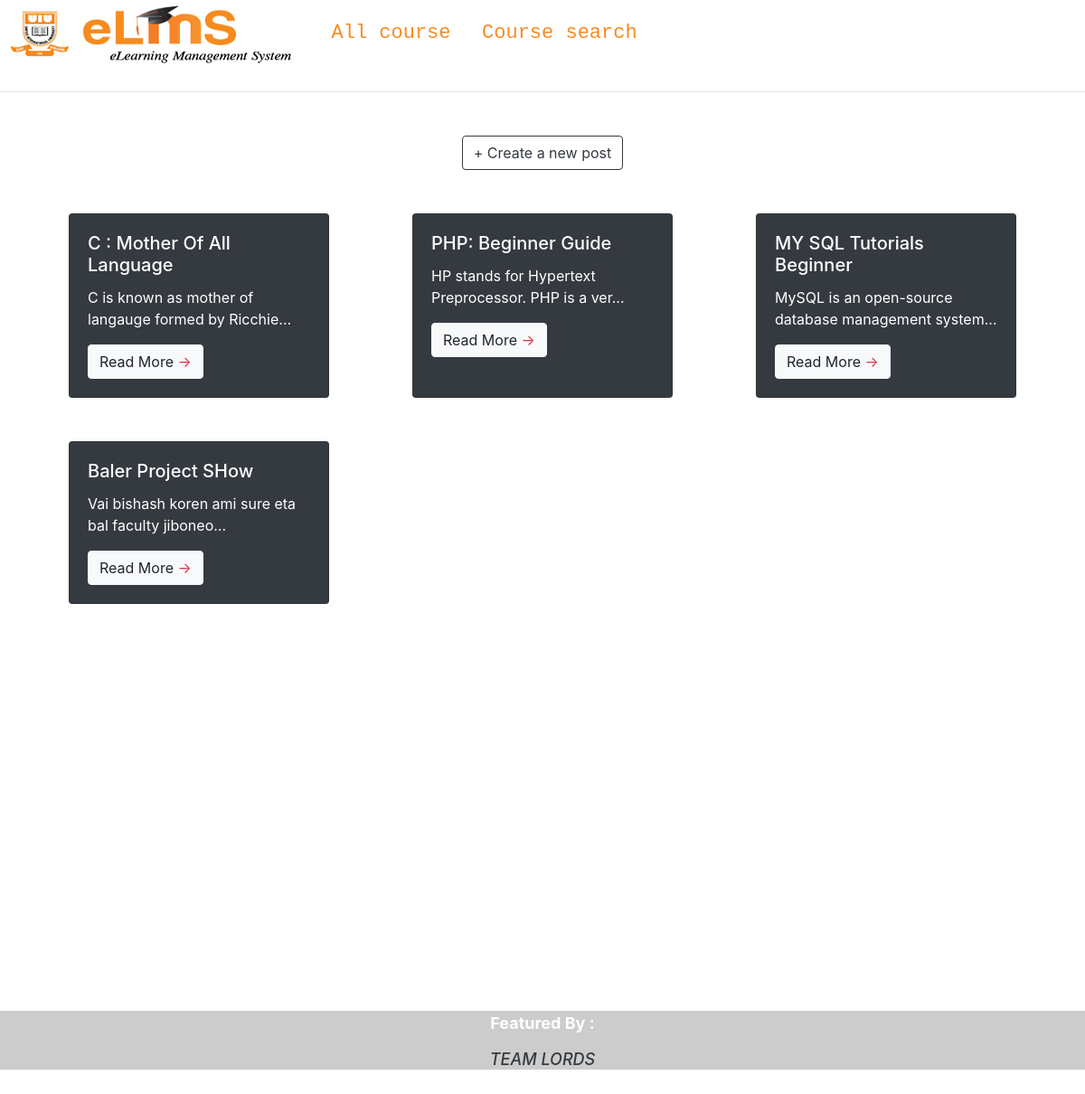
/login/Student_In/blog/index.php, run on the app's committed database.
### tables this page shows
CREATE TABLE `sharing` (
  `id` int(11) NOT NULL,
  `title` varchar(300) NOT NULL,
  `content` longblob NOT NULL,
  `privacy` varchar(100) NOT NULL
);

### login/Student_In/blog/logic.php (called while the page is built, shortened)
<?php
    $conn = mysqli_connect("localhost", "saif", "", "uiu");
    $sql = "SELECT * FROM sharing";
    $query = mysqli_query($conn, $sql);
?>

### login/Student_In/blog/index.php (the view, shortened to what this page needs)
<?php
    include "logic.php";
?>
<!DOCTYPE html>
<html lang="en">
<head>
    <link rel="stylesheet" href="https://stackpath.bootstrapcdn.com/bootstrap/4.5.2/css/bootstrap.min.css">
     <link rel="stylesheet" href="index.css">
</head>
<body>
  <div class="head">
     <img src="elms.png" alt="eLms.png">
       <a href="#" id = "a1"> All course</a>
       <a href="#" id = "a2"> Course search</a>
   </div>
   <hr>
    <div class="container mt-5">
        <div class="text-center">
            <a href="create.php" class="btn btn-outline-dark">+ Create a new post</a>
        </div>
        <div class="row">
            <?php foreach($query as $q){ ?>
                <div class="col-12 col-lg-4 d-flex justify-content-center">
                    <div class="card text-white bg-dark mt-5" style="width: 18rem;">
                        <div class="card-body">
                            <h5 class="card-title"><?php echo $q['title'];?></h5>
                            <p class="card-text"><?php echo substr($q['content'], 0, 50);?>...</p>
                            <a href="view.php?id=<?php echo $q['id']?>" class="btn btn-light">Read More <span class="text-danger">&rarr;</span></a>
                        </div>
                    </div>
                </div>
            <?php }?>
        </div>
    </div>
 <footer>
  <div class="text" style="background-color: rgba(0, 0, 0, 0.2);">
   <p class = "f"> Featured By : </p>
    <h3 class="text-dark">TEAM LORDS</h3>
  </div>
</footer>
</body>
</html>

### login/Student_In/blog/index.css (style rules this page uses)
.head { box-sizing: border-box; height: 85px; border: 1px solid white; background-color: white; margin: 0; }
img { width: 321px; height: 73px; }
#a1 { margin: 10px auto; margin-left: 40px; text-decoration: none; font-family: monospace; font-size: 22px; color: #F68B20; }
#a2 { margin: 10px auto; margin-left: 30px; text-decoration: none; font-family: monospace; font-size: 22px; color: #F68B20; }
footer { margin-top: 450px; margin-right: 20px; height: 100px; width: 100%; }
.text { text-align: center; width: 100%; }
.f { color: white; font-size: 18px; text-align: center; font-weight: bold; }
.text-dark { font-size: 18px; color: #F68B20; font-style: italic; }

### data on the page
sharing: title "C : Mother Of All Language", content "C is known as mother of langauge formed by Ricchie"
sharing: title "PHP: Beginner Guide", content "HP stands for Hypertext Preprocessor. PHP is a ver"
sharing: title "MY SQL Tutorials Beginner", content "MySQL is an open-source database management system"
sharing: title "Baler Project SHow", content "Vai bishash koren ami sure eta bal faculty jiboneo"
